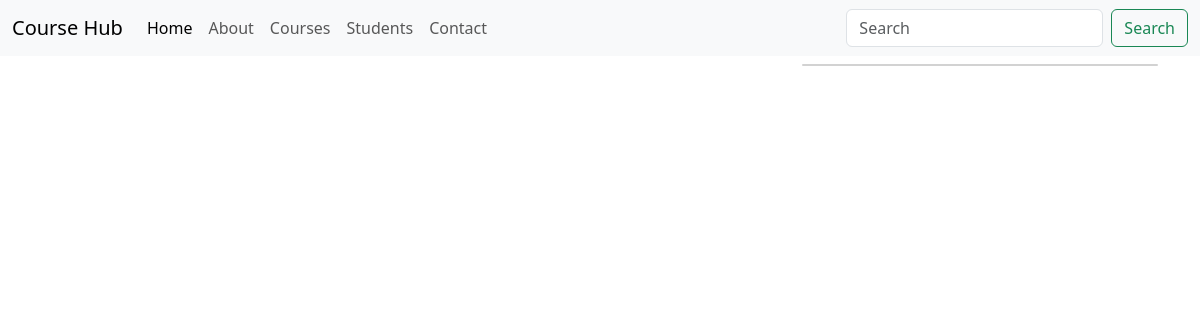
The app's page /java-programming-course, older data.
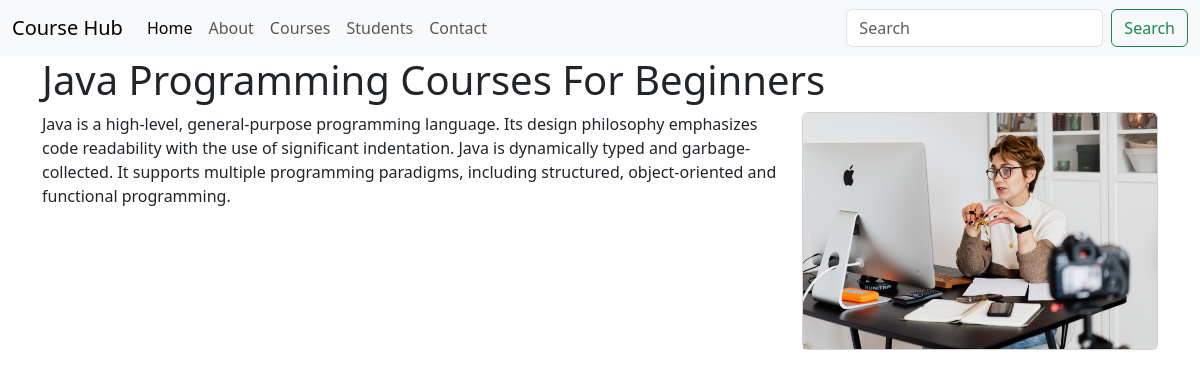
The same page, newer data.
### sofconapp/models.py (models this page shows, shortened)
class Course(models.Model):
    sno = models.AutoField(primary_key=True)
    cname = models.CharField(max_length=255)
    csummary = models.TextField()
    cimg = models.ImageField(upload_to='courseimages')
    heading = models.CharField(max_length=100)
    slug = models.SlugField(max_length=500)

### sofconapp/views.py (the view)
# urls.py: path('<str:slug>',views.coursedetails,name='coursedetails'),
def coursedetails(request,slug):
    fullDetails = Course.objects.filter(slug=slug).first()
    context = {'fullDetails':fullDetails}
    return render(request, 'coursedetails.html', context)

### templates/coursedetails.html
{% extends "base.html" %}
{% block content %}
<div class="container">
    <h1>{{fullDetails.heading}}</h1>
    <div class="container-my-5">
        <div class="row">
            <div class="col-md-8">
                <p>{{fullDetails.csummary}}</p>
            </div>
            <div class="col-md-4">
                <div class="card">
                    <img class="card-img-top" src="{{fullDetails.cimg.url}}">
                </div>
            </div>
        </div>
    </div>
</div>
{% endblock content %}

Row changes from the older to the newer data that the page shows:
added Course: heading "Java Programming Courses For Beginners", csummary "Java is a high-level, general-purpose programming language. Its design philosophy emphasizes code readability with the use of significant indentation. Java is dynamically typed and garbage-collected. It supports multiple programming paradigms, including structured, object-oriented and functional programming.", cimg (picture)
